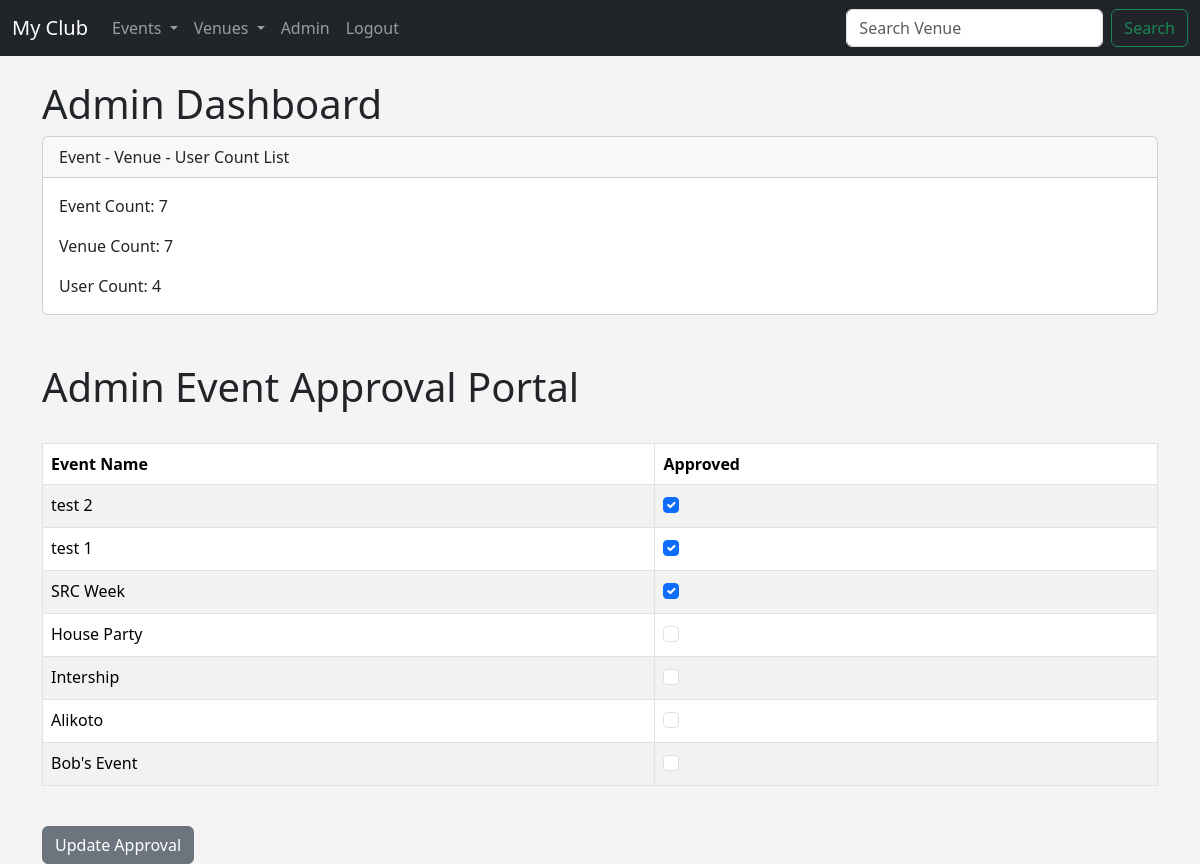
Screenshot of /admin_approval (signed in) with the database file from the repository.
### events/models.py (models this page shows, shortened)
class Event(models.Model):
    name = models.CharField('Events Name', max_length=50)
    event_date = models.DateTimeField( 'Events Date', max_length = 100)
    venue = models.ForeignKey(Venue, blank = True, null = True, on_delete = models.CASCADE)
    manager = models.ForeignKey(User, blank = True, null = True, on_delete = models.SET_NULL )
    description = models.TextField(blank = True )
    attendee = models.ManyToManyField( Person, blank = True)
    approved = models.BooleanField("Approved", default = False)
    def __str__(self):
        return self.name

### events/views.py (the view)
# urls.py: path("admin_approval", views.admin_approval, name ="admin_approval"),
def admin_approval(request):
    event_count = Event.objects.all().count()
    venue_count = Venue.objects.all().count()
    user_count = User.objects.all().count()
    event_list = Event.objects.all().order_by("event_date")
    if request.user.is_superuser:
        if request.method == "POST":
            id_list = request.POST.getlist("boxes")
            event_list.update(approved = False)
            for id in id_list:
                Event.objects.filter(pk = int(id)).update(approved = True)
            messages.success(request, "Event list approval updated")
            return redirect("event_list")
        else:
            return render(request, "admin_approval.html",{"event_list": event_list, "event_count": event_count, "venue_count": venue_count, "user_count": user_count})
    else:
        messages.success(request, "Sorry,you are not a SuperUser")
        return redirect("home")
    return render(request, "admin_approval.html",{"event_list": event_list})

### events/templates/admin_approval.html (shortened to what this page needs)
{% extends "base.html" %}
{%  block content  %}
<h1> Admin Dashboard</h1>
<div class="card">
  <div class="card-header">
    Event - Venue - User Count List
  </div>
  <div class="card-body">
    <p class="card-text"> Event Count: {{event_count}}</p>
    <p class="card-text"> Venue Count: {{venue_count}}</p>
    <p class="card-text"> User Count: {{user_count}}</p>
  </div>
</div>
<form action = "" method = "POST">
  <br><br>
  <h1>Admin Event Approval Portal</h1>
  <br>
<table class="table table-hover table-striped table-bordered">
  <thead>
    <tr>
        <th scope = "col">Event Name</th>
        <th scope = "col">Approved</th>
      </tr>
    </thead>
<tbody>
    {% for event in event_list %}
    <tr>
<td>{{event}}</td>
<td>
{% if event.approved %}
  <div class="form-check">
    <input class="form-check-input" type="checkbox" value="{{event.id}}"checked = "checked" name = "boxes"  id="flexCheckChecked">
  </div>
  {% else %}
  <div class="form-check">
    <input class="form-check-input" type="checkbox" value="{{event.id}}" id="flexCheckChecked"name = "boxes">
  </div>
  {% endif %}
</td>
{% endfor %}
</tbody>
</table>
<br>
   <button type = "submit" class="btn btn-secondary">Update Approval</button>
{% endblock  %}

### events/templates/base.html (style rules this page uses)
body { background:#f4f4f4; }

### rows the page displays
Event: name "test 2"
Event: name "test 1"
Event: name "SRC Week"
Event: name "House Party"
Event: name "Intership"
Event: name "Alikoto"
Event: name "Bob's Event"

### other values shown
{{ event_count }} "7"
{{ venue_count }} "7"
{{ user_count }} "4"
